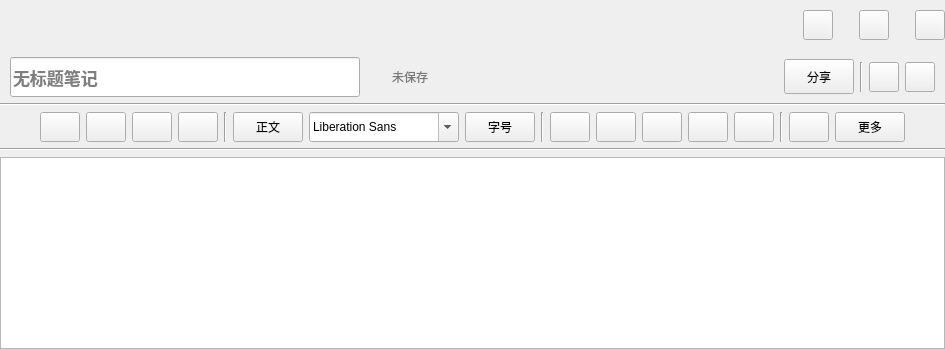
          <widget class="QWidget" name="showWidget" native="true">
           <property name="minimumSize">
            <size>
             <width>400</width>
             <height>0</height>
            </size>
           </property>
           <property name="styleSheet">
            <string notr="true"/>
           </property>
           <layout class="QGridLayout" name="gridLayout_6">
            <property name="leftMargin">
             <number>0</number>
            </property>
            <property name="topMargin">
             <number>10</number>
            </property>
            <property name="rightMargin">
             <number>0</number>
            </property>
            <property name="bottomMargin">
             <number>0</number>
            </property>
            <item row="0" column="0">
             <layout class="QHBoxLayout" name="horizontalLayout_14">
              <item>
               <spacer name="horizontalSpacer_9">
                <property name="orientation">
                 <enum>Qt::Horizontal</enum>
                </property>
                <property name="sizeHint" stdset="0">
                 <size>
                  <width>40</width>
                  <height>20</height>
                 </size>
                </property>
               </spacer>
              </item>
              <item>
               <widget class="QPushButton" name="minimizeBt">
                <property name="minimumSize">
                 <size>
                  <width>30</width>
                  <height>30</height>
                 </size>
                </property>
                <property name="maximumSize">
                 <size>
                  <width>30</width>
                  <height>30</height>
                 </size>
                </property>
                <property name="styleSheet">
                 <string notr="true">border-image: url(:/Image/Uniblog/减号.png);</string>
                </property>
                <property name="text">
                 <string/>
                </property>
               </widget>
              </item>
              <item>
               <spacer name="horizontalSpacer_10">
                <property name="orientation">
                 <enum>Qt::Horizontal</enum>
                </property>
                <property name="sizeType">
                 <enum>QSizePolicy::Minimum</enum>
                </property>
                <property name="sizeHint" stdset="0">
                 <size>
                  <width>20</width>
                  <height>20</height>
                 </size>
                </property>
               </spacer>
              </item>
              <item>
               <widget class="QPushButton" name="zoomBt">
                <property name="minimumSize">
                 <size>
                  <width>30</width>
                  <height>30</height>
                 </size>
                </property>
                <property name="maximumSize">
                 <size>
                  <width>30</width>
                  <height>30</height>
                 </size>
                </property>
                <property name="styleSheet">
                 <string notr="true">border-image: url(:/Image/Uniblog/全屏.png);</string>
                </property>
                <property name="text">
                 <string/>
                </property>
               </widget>
              </item>
              <item>
               <spacer name="horizontalSpacer_11">
                <property name="orientation">
                 <enum>Qt::Horizontal</enum>
                </property>
                <property name="sizeType">
                 <enum>QSizePolicy::Minimum</enum>
                </property>
                <property name="sizeHint" stdset="0">
                 <size>
                  <width>20</width>
                  <height>20</height>
                 </size>
                </property>
               </spacer>
              </item>
              <item>
               <widget class="QPushButton" name="closeBt">
                <property name="minimumSize">
                 <size>
                  <width>30</width>
                  <height>30</height>
                 </size>
                </property>
                <property name="maximumSize">
                 <size>
                  <width>30</width>
                  <height>30</height>
                 </size>
                </property>
                <property name="styleSheet">
                 <string notr="true">border-image: url(:/Image/Uniblog/关闭.png);</string>
                </property>
                <property name="text">
                 <string/>
                </property>
               </widget>
              </item>
             </layout>
            </item>
            <item row="1" column="0">
             <widget class="QStackedWidget" name="stackedWidget_2">
              <property name="currentIndex">
               <number>0</number>
              </property>
              <widget class="QWidget" name="page_4">
               <layout class="QGridLayout" name="gridLayout_7">
                <property name="leftMargin">
                 <number>0</number>
                </property>
                <property name="topMargin">
                 <number>11</number>
                </property>
                <property name="rightMargin">
                 <number>0</number>
                </property>
                <property name="bottomMargin">
                 <number>0</number>
                </property>
                <item row="0" column="0">
                 <layout class="QHBoxLayout" name="horizontalLayout_17">
                  <item>
                   <spacer name="horizontalSpacer_16">
                    <property name="orientation">
                     <enum>Qt::Horizontal</enum>
                    </property>
                    <property name="sizeType">
                     <enum>QSizePolicy::Minimum</enum>
                    </property>
                    <property name="sizeHint" stdset="0">
                     <size>
                      <width>10</width>
                      <height>20</height>
                     </size>
                    </property>
                   </spacer>
                  </item>
                  <item>
                   <widget class="QLineEdit" name="noteHeadlineEdit">
                    <property name="minimumSize">
                     <size>
                      <width>200</width>
                      <height>40</height>
                     </size>
                    </property>
                    <property name="font">
                     <font>
                      <pointsize>13</pointsize>
                      <weight>75</weight>
                      <bold>true</bold>
                     </font>
                    </property>
                    <property name="placeholderText">
                     <string>无标题笔记</string>
                    </property>
                   </widget>
                  </item>
                  <item>
                   <layout class="QHBoxLayout" name="horizontalLayout_15">
                    <item>
                     <widget class="QLabel" name="label">
                      <property name="minimumSize">
                       <size>
                        <width>20</width>
                        <height>20</height>
                       </size>
                      </property>
                      <property name="maximumSize">
                       <size>
                        <width>20</width>
                        <height>20</height>
                       </size>
                      </property>
                      <property name="styleSheet">
                       <string notr="true">border-image: url(:/Image/Uniblog/错.png);</string>
                      </property>
                      <property name="text">
                       <string/>
                      </property>
                     </widget>
                    </item>
                    <item>
                     <widget class="QLabel" name="label_2">
                      <property name="sizePolicy">
                       <sizepolicy hsizetype="Minimum" vsizetype="Minimum">
                        <horstretch>0</horstretch>
                        <verstretch>0</verstretch>
                       </sizepolicy>
                      </property>
                      <property name="styleSheet">
                       <string notr="true">color: rgb(120, 120, 120);</string>
                      </property>
                      <property name="text">
                       <string>未保存</string>
                      </property>
                     </widget>
                    </item>
                   </layout>
                  </item>
                  <item>
                   <spacer name="horizontalSpacer_12">
                    <property name="orientation">
                     <enum>Qt::Horizontal</enum>
                    </property>
                    <property name="sizeHint" stdset="0">
                     <size>
                      <width>40</width>
                      <height>20</height>
                     </size>
                    </property>
                   </spacer>
                  </item>
                  <item>
                   <widget class="QPushButton" name="noteshareBt">
                    <property name="minimumSize">
                     <size>
                      <width>70</width>
                      <height>35</height>
                     </size>
                    </property>
                    <property name="maximumSize">
                     <size>
                      <width>70</width>
                      <height>35</height>
                     </size>
                    </property>
                    <property name="text">
                     <string>分享</string>
                    </property>
                   </widget>
                  </item>
                  <item>
                   <layout class="QHBoxLayout" name="horizontalLayout_16">
                    <item>
                     <widget class="Line" name="line">
                      <property name="maximumSize">
                       <size>
                        <width>16777215</width>
                        <height>30</height>
                       </size>
                      </property>
                      <property name="orientation">
                       <enum>Qt::Vertical</enum>
                      </property>
                     </widget>
                    </item>
                    <item>
                     <widget class="QPushButton" name="pushButton_3">
                      <property name="minimumSize">
                       <size>
                        <width>30</width>
                        <height>30</height>
                       </size>
                      </property>
                      <property name="maximumSize">
                       <size>
                        <width>30</width>
                        <height>30</height>
                       </size>
                      </property>
                      <property name="styleSheet">
                       <string notr="true"/>
                      </property>
                      <property name="text">
                       <string/>
                      </property>
                      <property name="icon">
                       <iconset resource="resource.qrc">
                        <normaloff>:/Image/Uniblog/搜索类目.png</normaloff>:/Image/Uniblog/搜索类目.png</iconset>
                      </property>
                     </widget>
                    </item>
                    <item>
                     <widget class="QPushButton" name="pushButton_2">
                      <property name="minimumSize">
                       <size>
                        <width>30</width>
                        <height>30</height>
                       </size>
                      </property>
                      <property name="maximumSize">
                       <size>
                        <width>30</width>
                        <height>30</height>
                       </size>
                      </property>
                      <property name="styleSheet">
                       <string notr="true"/>
                      </property>
                      <property name="text">
                       <string/>
                      </property>
                      <property name="icon">
                       <iconset resource="resource.qrc">
                        <normaloff>:/Image/Uniblog/更多.png</normaloff>:/Image/Uniblog/更多.png</iconset>
                      </property>
                     </widget>
                    </item>
                    <item>
                     <spacer name="horizontalSpacer_13">
                      <property name="orientation">
                       <enum>Qt::Horizontal</enum>
                      </property>
                      <property name="sizeType">
                       <enum>QSizePolicy::Minimum</enum>
                      </property>
                      <property name="sizeHint" stdset="0">
                       <size>
                        <width>10</width>
                        <height>20</height>
                       </size>
                      </property>
                     </spacer>
                    </item>
                   </layout>
                  </item>
                 </layout>
                </item>
                <item row="1" column="0">
                 <widget class="Line" name="line_2">
                  <property name="minimumSize">
                   <size>
                    <width>700</width>
                    <height>0</height>
                   </size>
                  </property>
                  <property name="styleSheet">
                   <string notr="true">color:rgb(181, 181, 181);</string>
                  </property>
                  <property name="orientation">
                   <enum>Qt::Horizontal</enum>
                  </property>
                 </widget>
                </item>
                <item row="2" column="0">
                 <layout class="QHBoxLayout" name="horizontalLayout_18">
                  <item>
                   <spacer name="horizontalSpacer_15">
                    <property name="orientation">
                     <enum>Qt::Horizontal</enum>
                    </property>
                    <property name="sizeHint" stdset="0">
                     <size>
                      <width>40</width>
                      <height>20</height>
                     </size>
                    </property>
                   </spacer>
                  </item>
                  <item>
                   <widget class="QPushButton" name="withdrawBt">
                    <property name="minimumSize">
                     <size>
                      <width>30</width>
                      <height>30</height>
                     </size>
                    </property>
                    <property name="maximumSize">
                     <size>
                      <width>50</width>
                      <height>50</height>
                     </size>
                    </property>
                    <property name="styleSheet">
                     <string notr="true"/>
                    </property>
                    <property name="text">
                     <string/>
                    </property>
                    <property name="icon">
                     <iconset resource="resource.qrc">
                      <normaloff>:/Image/Uniblog/撤回.png</normaloff>:/Image/Uniblog/撤回.png</iconset>
                    </property>
                   </widget>
                  </item>
                  <item>
                   <widget class="QPushButton" name="pushButton_5">
                    <property name="minimumSize">
                     <size>
                      <width>30</width>
                      <height>30</height>
                     </size>
                    </property>
                    <property name="maximumSize">
                     <size>
                      <width>50</width>
                      <height>50</height>
                     </size>
                    </property>
                    <property name="styleSheet">
                     <string notr="true"/>
                    </property>
                    <property name="text">
                     <string/>
                    </property>
                    <property name="icon">
                     <iconset resource="resource.qrc">
                      <normaloff>:/Image/Uniblog/重做.png</normaloff>:/Image/Uniblog/重做.png</iconset>
                    </property>
                   </widget>
                  </item>
                  <item>
                   <widget class="QPushButton" name="pushButton_6">
                    <property name="minimumSize">
                     <size>
                      <width>30</width>
                      <height>30</height>
                     </size>
                    </property>
                    <property name="maximumSize">
                     <size>
                      <width>50</width>
                      <height>50</height>
                     </size>
                    </property>
                    <property name="styleSheet">
                     <string notr="true"/>
                    </property>
                    <property name="text">
                     <string/>
                    </property>
                    <property name="icon">
                     <iconset resource="resource.qrc">
                      <normaloff>:/Image/Uniblog/格式刷.png</normaloff>:/Image/Uniblog/格式刷.png</iconset>
                    </property>
                   </widget>
                  </item>
                  <item>
                   <widget class="QPushButton" name="pushButton_7">
                    <property name="minimumSize">
                     <size>
                      <width>30</width>
                      <height>30</height>
                     </size>
                    </property>
                    <property name="maximumSize">
                     <size>
                      <width>50</width>
                      <height>50</height>
                     </size>
                    </property>
                    <property name="styleSheet">
                     <string notr="true"/>
                    </property>
                    <property name="text">
                     <string/>
                    </property>
                    <property name="icon">
                     <iconset resource="resource.qrc">
                      <normaloff>:/Image/Uniblog/橡皮擦.png</normaloff>:/Image/Uniblog/橡皮擦.png</iconset>
                    </property>
                   </widget>
                  </item>
                  <item>
                   <widget class="Line" name="line_5">
                    <property name="orientation">
                     <enum>Qt::Vertical</enum>
                    </property>
                   </widget>
                  </item>
                  <item>
                   <widget class="QPushButton" name="pushButton_8">
                    <property name="minimumSize">
                     <size>
                      <width>50</width>
                      <height>30</height>
                     </size>
                    </property>
                    <property name="maximumSize">
                     <size>
                      <width>70</width>
                      <height>50</height>
                     </size>
                    </property>
                    <property name="text">
                     <string>正文</string>
                    </property>
                   </widget>
                  </item>
                  <item>
                   <widget class="QFontComboBox" name="fontComboBox">
                    <property name="minimumSize">
                     <size>
                      <width>100</width>
                      <height>30</height>
                     </size>
                    </property>
                    <property name="maximumSize">
                     <size>
                      <width>150</width>
                      <height>50</height>
                     </size>
                    </property>
                   </widget>
                  </item>
                  <item>
                   <widget class="QPushButton" name="pushButton_9">
                    <property name="minimumSize">
                     <size>
                      <width>50</width>
                      <height>30</height>
                     </size>
                    </property>
                    <property name="maximumSize">
                     <size>
                      <width>70</width>
                      <height>50</height>
                     </size>
                    </property>
                    <property name="text">
                     <string>字号</string>
                    </property>
                   </widget>
                  </item>
                  <item>
                   <widget class="Line" name="line_6">
                    <property name="orientation">
                     <enum>Qt::Vertical</enum>
                    </property>
                   </widget>
                  </item>
                  <item>
                   <widget class="QPushButton" name="pushButton_10">
                    <property name="minimumSize">
                     <size>
                      <width>30</width>
                      <height>30</height>
                     </size>
                    </property>
                    <property name="maximumSize">
                     <size>
                      <width>50</width>
                      <height>50</height>
                     </size>
                    </property>
                    <property name="styleSheet">
                     <string notr="true"/>
                    </property>
                    <property name="text">
                     <string/>
                    </property>
                    <property name="icon">
                     <iconset resource="resource.qrc">
                      <normaloff>:/Image/Uniblog/粗体.png</normaloff>:/Image/Uniblog/粗体.png</iconset>
                    </property>
                   </widget>
                  </item>
                  <item>
                   <widget class="QPushButton" name="pushButton_11">
                    <property name="minimumSize">
                     <size>
                      <width>30</width>
                      <height>30</height>
                     </size>
                    </property>
                    <property name="maximumSize">
                     <size>
                      <width>50</width>
                      <height>50</height>
                     </size>
                    </property>
                    <property name="styleSheet">
                     <string notr="true"/>
                    </property>
                    <property name="text">
                     <string/>
                    </property>
                    <property name="icon">
                     <iconset resource="resource.qrc">
                      <normaloff>:/Image/Uniblog/斜体.png</normaloff>:/Image/Uniblog/斜体.png</iconset>
                    </property>
                   </widget>
                  </item>
                  <item>
                   <widget class="QPushButton" name="pushButton_13">
                    <property name="minimumSize">
                     <size>
                      <width>30</width>
                      <height>30</height>
                     </size>
                    </property>
                    <property name="maximumSize">
                     <size>
                      <width>50</width>
                      <height>50</height>
                     </size>
                    </property>
                    <property name="styleSheet">
                     <string notr="true"/>
                    </property>
                    <property name="text">
                     <string/>
                    </property>
                    <property name="icon">
                     <iconset resource="resource.qrc">
                      <normaloff>:/Image/Uniblog/字体下划线.png</normaloff>:/Image/Uniblog/字体下划线.png</iconset>
                    </property>
                   </widget>
                  </item>
                  <item>
                   <widget class="QPushButton" name="pushButton_14">
                    <property name="minimumSize">
                     <size>
                      <width>30</width>
                      <height>30</height>
                     </size>
                    </property>
                    <property name="maximumSize">
                     <size>
                      <width>50</width>
                      <height>50</height>
                     </size>
                    </property>
                    <property name="styleSheet">
                     <string notr="true"/>
                    </property>
                    <property name="text">
                     <string/>
                    </property>
                    <property name="icon">
                     <iconset resource="resource.qrc">
                      <normaloff>:/Image/Uniblog/删除线.png</normaloff>:/Image/Uniblog/删除线.png</iconset>
                    </property>
                   </widget>
                  </item>
                  <item>
                   <widget class="QPushButton" name="pushButton_15">
                    <property name="minimumSize">
                     <size>
                      <width>30</width>
                      <height>30</height>
                     </size>
                    </property>
                    <property name="maximumSize">
                     <size>
                      <width>50</width>
                      <height>50</height>
                     </size>
                    </property>
                    <property name="styleSheet">
                     <string notr="true"/>
                    </property>
                    <property name="text">
                     <string/>
                    </property>
                    <property name="icon">
                     <iconset resource="resource.qrc">
                      <normaloff>:/Image/Uniblog/文字颜色.png</normaloff>:/Image/Uniblog/文字颜色.png</iconset>
                    </property>
                    <property name="iconSize">
                     <size>
                      <width>20</width>
                      <height>20</height>
                     </size>
                    </property>
                   </widget>
                  </item>
                  <item>
                   <widget class="Line" name="line_8">
                    <property name="orientation">
                     <enum>Qt::Vertical</enum>
                    </property>
                   </widget>
                  </item>
                  <item>
                   <widget class="QPushButton" name="pushButton_16">
                    <property name="minimumSize">
                     <size>
                      <width>30</width>
                      <height>30</height>
                     </size>
                    </property>
                    <property name="maximumSize">
                     <size>
                      <width>50</width>
                      <height>50</height>
                     </size>
                    </property>
                    <property name="styleSheet">
                     <string notr="true"/>
                    </property>
                    <property name="text">
                     <string/>
                    </property>
                    <property name="icon">
                     <iconset resource="resource.qrc">
                      <normaloff>:/Image/Uniblog/马克笔.png</normaloff>:/Image/Uniblog/马克笔.png</iconset>
                    </property>
                   </widget>
                  </item>
                  <item>
                   <widget class="QPushButton" name="pushButton_12">
                    <property name="minimumSize">
                     <size>
                      <width>50</width>
                      <height>30</height>
                     </size>
                    </property>
                    <property name="maximumSize">
                     <size>
                      <width>70</width>
                      <height>50</height>
                     </size>
                    </property>
                    <property name="styleSheet">
                     <string notr="true"/>
                    </property>
                    <property name="text">
                     <string>更多</string>
                    </property>
                   </widget>
                  </item>
                  <item>
                   <spacer name="horizontalSpacer_14">
                    <property name="orientation">
                     <enum>Qt::Horizontal</enum>
                    </property>
                    <property name="sizeHint" stdset="0">
                     <size>
                      <width>40</width>
                      <height>20</height>
                     </size>
                    </property>
                   </spacer>
                  </item>
                 </layout>
                </item>
                <item row="3" column="0">
                 <widget class="Line" name="line_7">
                  <property name="sizePolicy">
                   <sizepolicy hsizetype="Minimum" vsizetype="Fixed">
                    <horstretch>0</horstretch>
                    <verstretch>0</verstretch>
                   </sizepolicy>
                  </property>
                  <property name="minimumSize">
                   <size>
                    <width>700</width>
                    <height>0</height>
                   </size>
                  </property>
                  <property name="styleSheet">
                   <string notr="true">color:rgb(181, 181, 181);</string>
                  </property>
                  <property name="orientation">
                   <enum>Qt::Horizontal</enum>
                  </property>
                 </widget>
                </item>
                <item row="4" column="0">
                 <widget class="QTextEdit" name="noteTextEdit"/>
                </item>
               </layout>
              </widget>
              <widget class="QWidget" name="page_5"/>
             </widget>
            </item>
           </layout>
          </widget>
